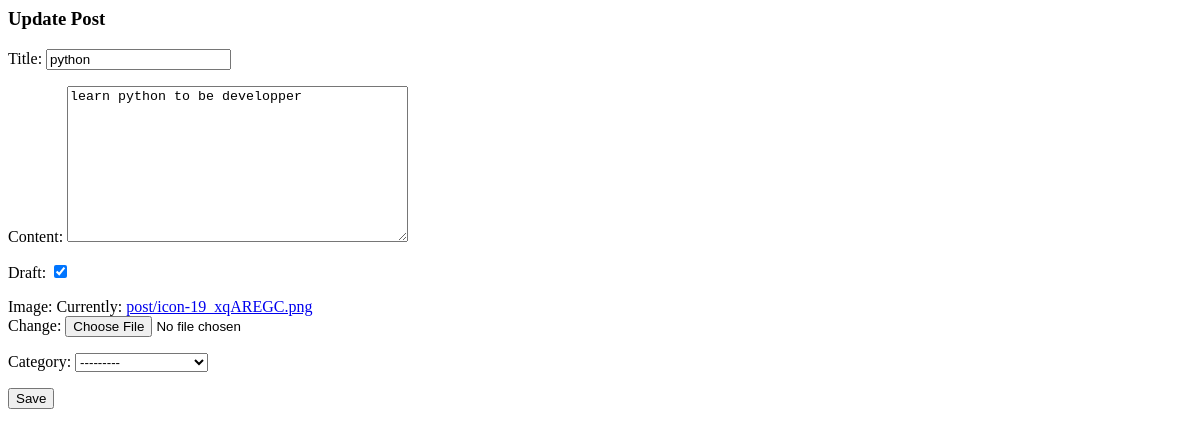
The page /edit_post/1/ on the database as committed earlier.
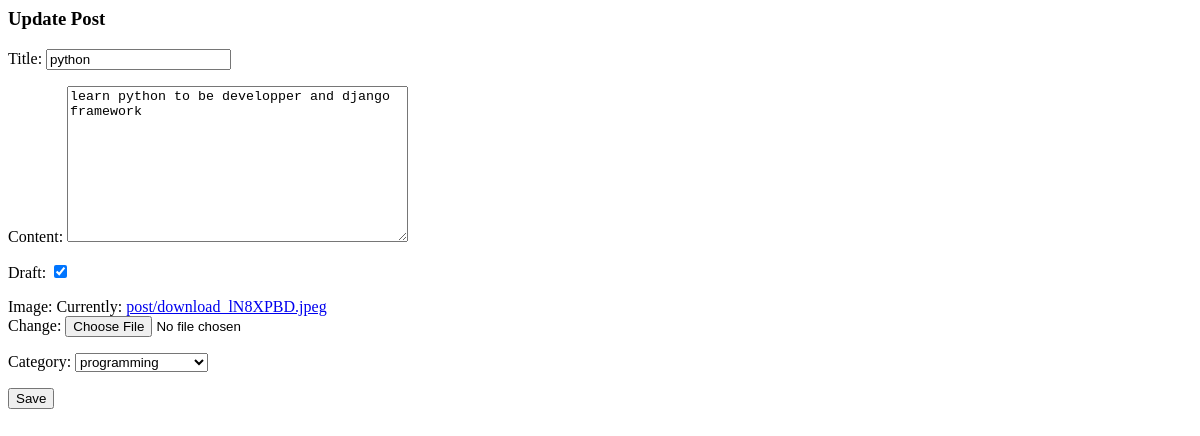
The same page on the database as committed later.
### posts/models.py (models this page shows, shortened)
class Post(models.Model):
    author =models.ForeignKey(User, related_name='post_author'  ,  on_delete=models.CASCADE)
    title = models.CharField( max_length=50)
    content=models.TextField(max_length=20000)
    draft =models.BooleanField(default=True)
    public_date_time = models.DateTimeField(auto_now_add=True)
    image = models.ImageField(upload_to='post')
    tags = TaggableManager()
    category = models.ForeignKey("Category", related_name="post_category", on_delete=models.CASCADE,null=True)

### posts/views.py (the view)
# urls.py: path('edit_post/<int:pk>/', edit_post, name='edit_post'),
def edit_post(request ,pk):
    post =Post.objects.get(id =pk)
    if request.method =='POST':
        form =PostForm(request.POST ,request.FILES ,instance=post)
        if form.is_valid():
            myform =form.save(commit=False)
            myform.author =request.user
            myform.save()
            return redirect('/posts/')
    else:
        form =PostForm(instance=post)
    return render(request ,'posts/update.html' ,{'form':form})

### posts/forms.py
class PostForm(forms.ModelForm):
    class Meta:
        model =Post
        exclude =('author',)

### posts/models.py (called while the page is built)
    def __str__(self):
        return self.name

### posts/templates/posts/update.html (shortened to what this page needs)
<h3>Update Post</h3>
<form method="post" enctype="multipart/form-data">
    {{form.as_p}}
    <input type="submit" value="Save">
</form>

Rows that differ between the two databases and show on the page:
changed Post "python": content "learn python to be developper" → "learn python to be developper and django framework"; category "---------" → "programming"
Other text that changed with them:
text no longer shown: "Title: Content: Draft: Image: Currently: post/icon-19_xqAREGC.png Change: Category:"
text now shown: "Title: Content: Draft: Image: Currently: post/download_lN8XPBD.jpeg Change: Category:"
